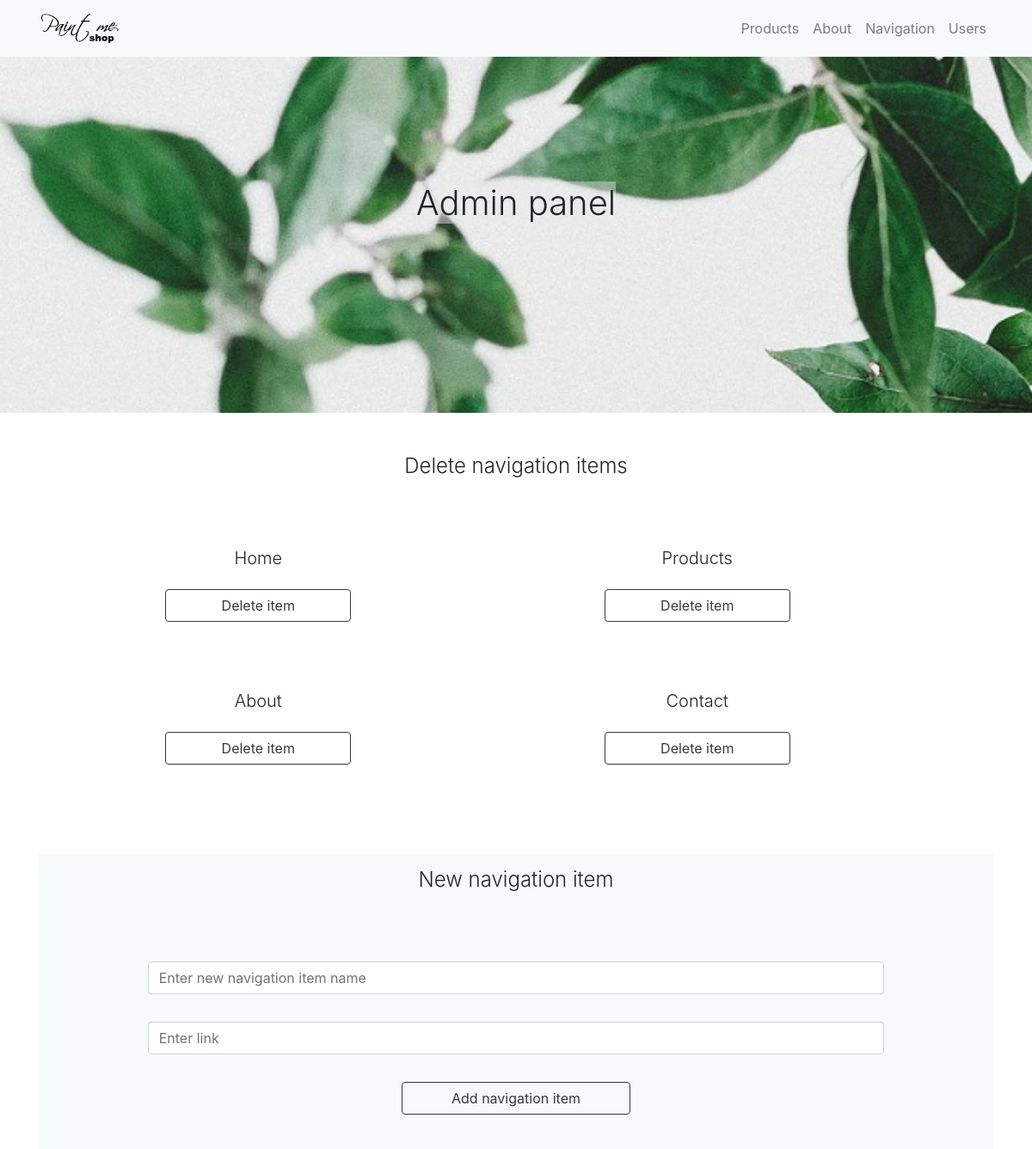
Screenshot of /admin/admin_panel_navigation.php with the database file from the repository.
### tables this page shows
CREATE TABLE `navigation` (
  `id` int(6) NOT NULL,
  `item` varchar(50) DEFAULT NULL,
  `link` varchar(50) DEFAULT NULL
);

### db_functions.php (called while the page is built, shortened)
<?php
    $loginDB = mysqli_connect(MYSQL_HOST, MYSQL_USER, MYSQL_PASSWORD, DB_NAME);
    function getLoginDB() {
        global $loginDB;
        return $loginDB;
    }
    function getMenu($itemLimit = 10) {
        $query = "SELECT * FROM navigation;";
        $result = mysqli_query(getLoginDB(),  $query);
        return $result;
    }
 ?>

### admin/admin_panel_navigation.php (the view, shortened to what this page needs)
<html>
    <head>
        <link rel="stylesheet" href="../libs/bootstrap/css/bootstrap.css">
        <link rel="stylesheet" href="..\css/main.css">
    </head>
    <body>
      <?php
      require_once('..\db_functions.php');
       ?>
       <nav class="navbar navbar-expand-lg navbar-light bg-light shadow fixed-top">
         <div class="container">
           <a class="navbar-brand" href="admin_panel.php"><img class="logo img-responsive" src="..\img/logo-paint-me.png" /></a>
           <div class="collapse navbar-collapse" id="navbarResponsive">
             <ul class="navbar-nav ml-auto">
               <li class="nav-item">
                 <a class="nav-link" href="admin_panel_products.php">Products</a>
               </li>
               <li class="nav-item">
                 <a class="nav-link" href="admin_panel_about.php">About</a>
               </li>
               <li class="nav-item">
                 <a class="nav-link" href="admin_panel_navigation.php">Navigation</a>
               </li>
               <li class="nav-item">
                 <a class="nav-link" href="admin_panel_users.php">Users</a>
               </li>
           </ul>
         </div>
       </div>
     </nav>
       <header class="header-page">
         <div class="container h-100">
           <div class="row h-100 align-items-center">
             <div class="col-12 text-center">
               <h1 class="font-weight-light p-5"><span class="header-page-name ">Admin panel</span></h1>
             </div>
           </div>
         </div>
       </header>
      <main class="container mt-5">
        <section class="container-fluid mt-5">
          <div class="row justify-content-center text-center m-5">
            <div class="col-12"><h4 class="font-weight-light">Delete navigation items</h4></div>
          </div>
          <div class="row" >
            <?php
                        $allItems = getMenu();
                        $item = mysqli_fetch_assoc($allItems);
                        while (  $item == true ) {
                          echo "<div class='col-5 m-4 text-center'><h5 class='font-weight-light'>" . $item['item'] . "</h5>";
                          echo "<form method='post' action='forms/action_form_deletemenu.php'><input type='hidden' name='id' value='" . $item['id'] . "' /><button type='submit'  class='btn btn-outline-dark w-50 m-3'>Delete item</button></form></div>";
                          $item = mysqli_fetch_assoc($allItems);
                        }
            ?>
          </div>
        </section>
        <section class="container-fluid mt-5 bg-light">
          <div class="row justify-content-center text-center m-5">
            <div class="col-12"><h4 class="font-weight-light mt-3">New navigation item</h4></div>
          </div>
          <div class="row" >
            <div class="col-12 form-group text-center ">
                    <form class="form-group row justify-content-center m-2" action="forms/action_form_createnavigation.php" method="post">
                      <div class="col-sm-10 m-3">
                        <input class="form-control" type="text" name="name" placeholder="Enter new navigation item name" required/>
                      </div>
                      <div class="col-sm-10 m-3">
                        <input class="form-control" type="text" name="link" placeholder="Enter link" required/>
                      </div>
                    <button type="submit"  class="btn btn-outline-dark w-25 m-3">Add navigation item</button>
                  </form>
            </div>
          </div>
        </section>
      </main>
    </body>
</html>

### css/main.css (style rules this page uses)
.header-page { height: 60vh; background-image: url('../img/header-img-5.jpg'); background-size: cover; background-position: cente; background-repeat: no-repeat; background-attachment: fixed; }
.logo { max-height: 40px ; width: auto; }
.header-page-name { background-color: #ececec75; }

### rows the page displays
navigation: item "Home"
navigation: item "Products"
navigation: item "About"
navigation: item "Contact"
